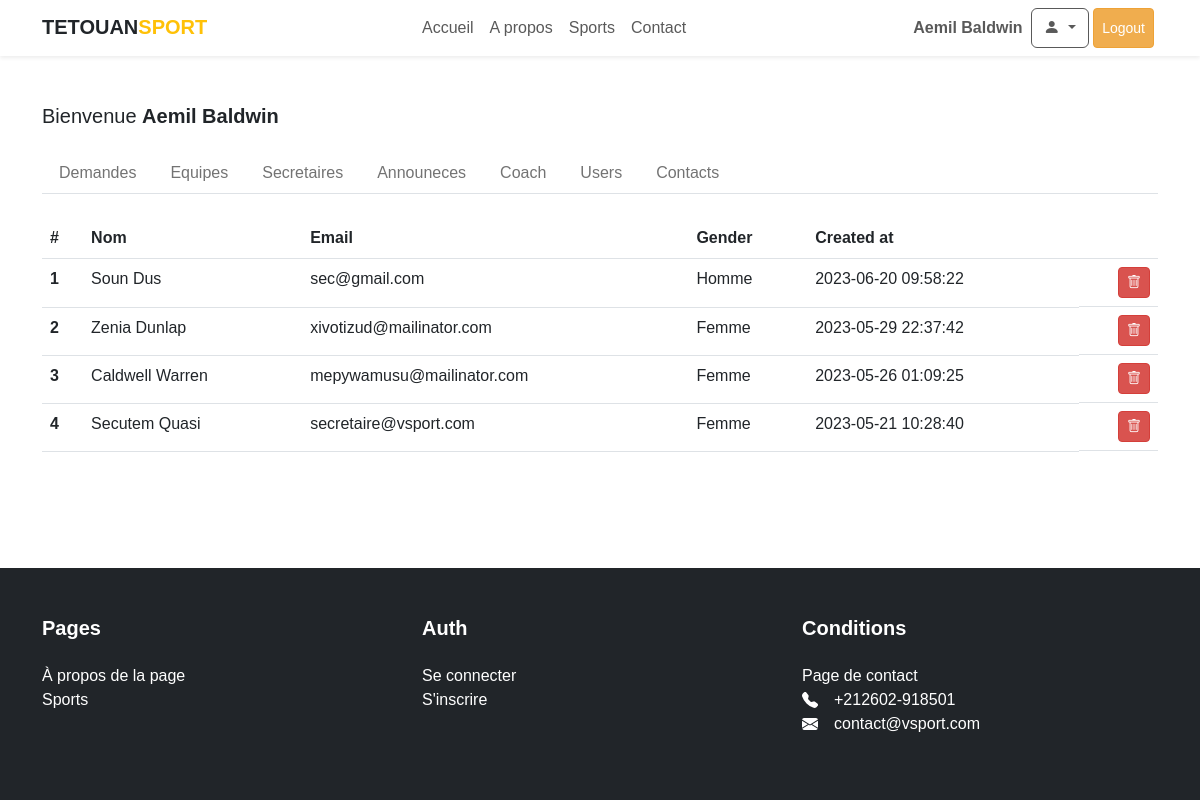
Page /admin/secretaires.php (signed in) on the committed database.
### tables this page shows
CREATE TABLE `users` (
  `id` int UNSIGNED NOT NULL,
  `nom` varchar(255) NOT NULL,
  `prenom` varchar(255) NOT NULL,
  `email` varchar(255) NOT NULL,
  `date_naissance` date NOT NULL,
  `gender` varchar(5) NOT NULL DEFAULT 'homme',
  `password` varchar(300) NOT NULL,
  `bio` varchar(255) DEFAULT NULL,
  `role` varchar(10) NOT NULL DEFAULT 'user',
  `created_at` timestamp NOT NULL DEFAULT CURRENT_TIMESTAMP,
  `updated_at` timestamp NOT NULL DEFAULT CURRENT_TIMESTAMP
);

### admin/partials/check-user.php (called while the page is built, shortened)
<?php
require_once __DIR__ . '/../../Models/Secretaire.php';
require_once __DIR__ . '/../../Models/Contact.php';
$secretaireObj = new Secretaire($conn);
?>

### Models/Secretaire.php (called while the page is built, shortened)
<?php
class Secretaire
{
    public function getAllSecretaires(): array
    {
        $secretaires = $this->conn->prepare("SELECT * FROM users where role = :role order by created_at DESC");
        $secretaires->bindValue(':role', 'secretaire');
        $secretaires->execute();
        return $secretaires->fetchAll(PDO::FETCH_OBJ);
    }
}

### admin/secretaires.php (the view, shortened to what this page needs)
<?php include __DIR__ . '/partials/check-user.php'; ?>
<!DOCTYPE html>
<html>
<head>
    <?php require_once __DIR__ . '/../partials/head.php'; ?>
</head>
<?php $secretaires = $secretaireObj->getAllSecretaires(); ?>
<body>
    <div class="main-wrapper">
        <div class="content">
            <?php require_once __DIR__ . '/../partials/nav.php'; ?>
            <main class="container py-5">
                <?php include __DIR__ . '/partials/header.php'; ?>
                <section>
                    <table class="table">
                        <thead>
                            <tr>
                                <th scope="col">#</th>
                                <th scope="col">Nom</th>
                                <th scope="col">Email</th>
                                <th scope="col">Gender</th>
                                <th scope="col">Created at</th>
                                <th scope="col"></th>
                            </tr>
                        </thead>
                        <tbody>
                            <?php if (empty($secretaires)) : ?>
                                <tr>
                                    <td colspan="7" class="text-center">Aucune Secretaire</td>
                                </tr>
                            <?php else : ?>
                                <?php foreach ($secretaires as $index => $secretaire) : ?>
                                    <tr>
                                        <th scope="row"><?= $index + 1 ?></th>
                                        <td>
                                            <?= ucwords($secretaire->nom) . ' ' . ucwords($secretaire->prenom) ?>
                                        </td>
                                        <td>
                                            <?= $secretaire->email ?>
                                        </td>
                                        <td>
                                            <?= ucwords($secretaire->gender) ?>
                                        </td>
                                        <td><?= $secretaire->created_at ?></td>
                                        <td class="d-flex justify-content-end gap-2">
                                            <form method="POST" class="d-inline" onsubmit="return confirm('Are You Sure ?')">
                                                <button type="submit" name="destroy" value="<?= $secretaire->id ?>" class="btn btn-sm btn-danger"><i class="bi bi-trash"></i></button>
                                            </form>
                                        </td>
                                    </tr>
                                <?php endforeach; ?>
                            <?php endif; ?>
                        </tbody>
                    </table>
                </section>
            </main>
        </div>
        <?php require_once __DIR__ . '/../partials/footer.php'; ?>
    </div>
</body>
</html>

### public/css/dropdown.css (style rules this page uses)
.btn-danger { color: #fff; background-color: #d9534f; border-color: #d43f3a; }

### public/css/main.css (style rules this page uses)
html, body, div, span, p { margin: 0; padding: 0; border: 0; line-height: 1.5rem; }
html { box-sizing: border-box; }
*, *::before, *::after { box-sizing: inherit; }
body { line-height: 1; font-family: sans-serif; height: 100%; }
.main-wrapper { display: flex; flex-direction: column; min-height: 100vh; }
.content { flex: 1; }

### rows in the picture
users: nom "Soun", prenom "Dus", email "sec@gmail.com", gender "Homme", created_at "2023-06-20 09:58:22", $secretaire->id 47 (drawn)
users: nom "Zenia", prenom "Dunlap", email "xivotizud@mailinator.com", gender "Femme", created_at "2023-05-29 22:37:42", $secretaire->id 42 (drawn)
users: nom "Caldwell", prenom "Warren", email "mepywamusu@mailinator.com", gender "Femme", created_at "2023-05-26 01:09:25", $secretaire->id 40 (drawn)
users: nom "Secutem", prenom "Quasi", email "secretaire@vsport.com", gender "Femme", created_at "2023-05-21 10:28:40", $secretaire->id 1 (drawn)

### other values in the picture
$_SESSION['user']->name "Aemil Baldwin"
$user->name "Aemil Baldwin"
contactPhone "+212602-918501"
contactEmail "contact@vsport.com"
